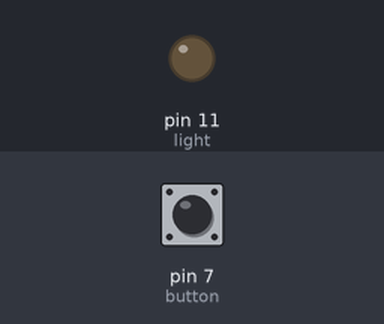
Recording of a program running on a simulated Raspberry Pi (header pin numbers). Shown: output pins drawn as LEDs (lit = HIGH). Dashed ring = blinking. The inputs (shaded band) are chosen by the test bench; at power-on: pin 7 (button) HIGH.

Above: at 1.2 s.
1.3 s: pin 7 (button) pulled LOW for 1 s
At 2.7 s:
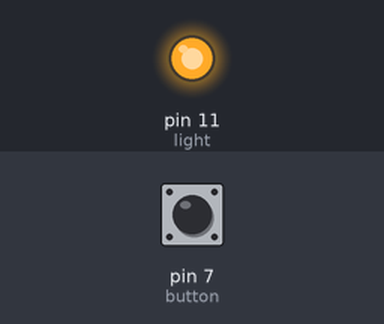
3.8 s: pin 7 (button) pulled LOW for 0.15 s
At 5.0 s:
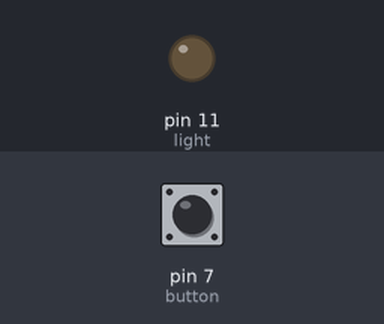
5.4 s: pin 7 (button) pulled LOW for 3.2 s
At 5.5 s:
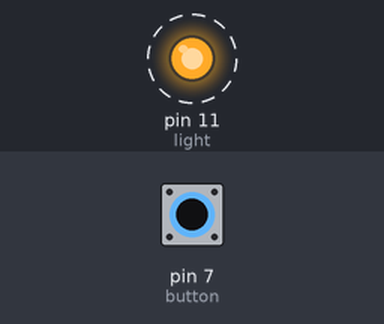
Timing chart, 0 to 9.9 s (numbered marks = the images above; inputs shaded):
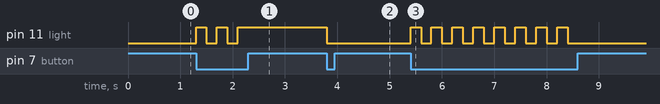

The program:

run.py
```python
from time import sleep
import RPi.GPIO as GPIO

def setup():
    GPIO.setmode(GPIO.BOARD)

    GPIO.setup(button, GPIO.IN, pull_up_down=GPIO.PUD_UP)
    GPIO.setup(light, GPIO.OUT, initial=GPIO.LOW)

def toggle(light):
    GPIO.output(light, not GPIO.input(light))

if __name__ == '__main__':
    button = 7
    light = 11

    setup()

    try:
        while True:
            input_state = GPIO.input(button)
            if input_state == False:
                toggle(light)
                sleep(.2)
    except:
        GPIO.cleanup()
```

Measured:
- after the input at 1.3 s, pin 11 (light): alternates HIGH for 0.20 s and LOW for 0.20 s, 5 changes in all, then stays HIGH, starting at once
- after the input at 3.8 s, pin 11 (light): HIGH → LOW at once
- after the input at 5.4 s, pin 11 (light): alternates HIGH for 0.20 s and LOW for 0.20 s, 16 changes in all, then stays LOW, starting at once
